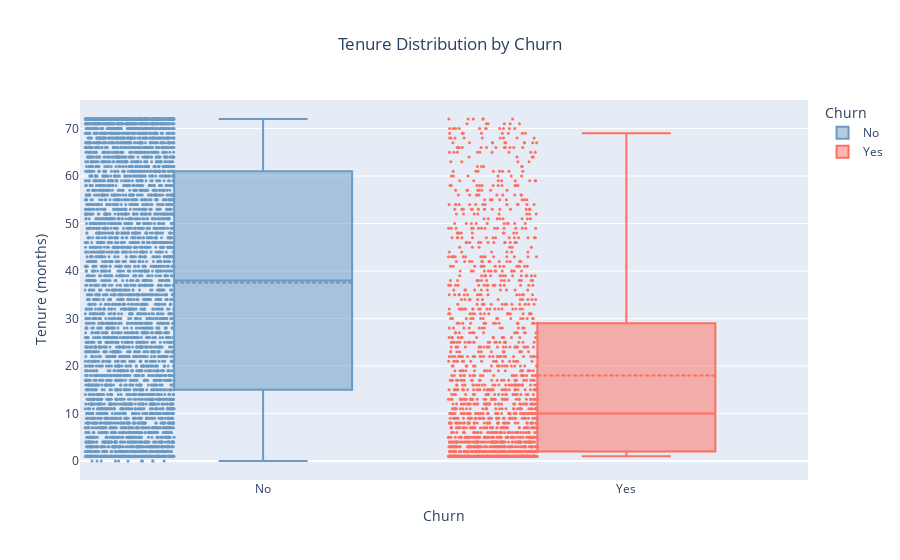

This figure's notebook cell:
### Code cell
fig = px.box(
    df, x='Churn', y='tenure', color='Churn',
    color_discrete_map=color_discrete_map,
    title='Tenure Distribution by Churn',
    points='all',
    hover_data={'tenure':True, 'Churn':True}
)
fig.update_layout(title_x=0.5,
                  xaxis_title='Churn',
                  yaxis_title='Tenure (months)',
                  legend_title_text='Churn',
)
fig.update_traces(boxmean=True,
                  jitter=0.5,
                  marker_size=3,
                  hovertemplate='Churn: %{x}<br>Tenure: %{y} months'
                  )
fig.show()

### Figure 1 — Plotly figure (JSON) as saved in the notebook; plotly's stock layout.template omitted (floating-point values rounded to 4 significant figures; data arrays with more than 128 entries replaced by an {"elided": "..."} marker saying what was removed)
{"data": [{"alignmentgroup": "True", "boxmean": true, "boxpoints": "all", "hovertemplate": "Churn: %{x}<br>Tenure: %{y} months", "jitter": 0.5, "legendgroup": "No", "marker": {"color": "#6B9AC4", "size": 3}, "name": "No", "notched": false, "offsetgroup": "No", "orientation": "v", "showlegend": true, "type": "box", "x": {"elided": "5174 str values"}, "x0": " ", "xaxis": "x", "y": {"elided": "5174 int values"}, "y0": " ", "yaxis": "y"}, {"alignmentgroup": "True", "boxmean": true, "boxpoints": "all", "hovertemplate": "Churn: %{x}<br>Tenure: %{y} months", "jitter": 0.5, "legendgroup": "Yes", "marker": {"color": "#FF6F61", "size": 3}, "name": "Yes", "notched": false, "offsetgroup": "Yes", "orientation": "v", "showlegend": true, "type": "box", "x": {"elided": "1869 str values"}, "x0": " ", "xaxis": "x", "y": {"elided": "1869 int values"}, "y0": " ", "yaxis": "y"}], "layout": {"boxmode": "overlay", "legend": {"title": {"text": "Churn"}, "tracegroupgap": 0}, "title": {"text": "Tenure Distribution by Churn", "x": 0.5}, "xaxis": {"anchor": "y", "categoryarray": ["No", "Yes"], "categoryorder": "array", "domain": [0, 1], "title": {"text": "Churn"}}, "yaxis": {"anchor": "x", "domain": [0, 1], "title": {"text": "Tenure (months)"}}}}
